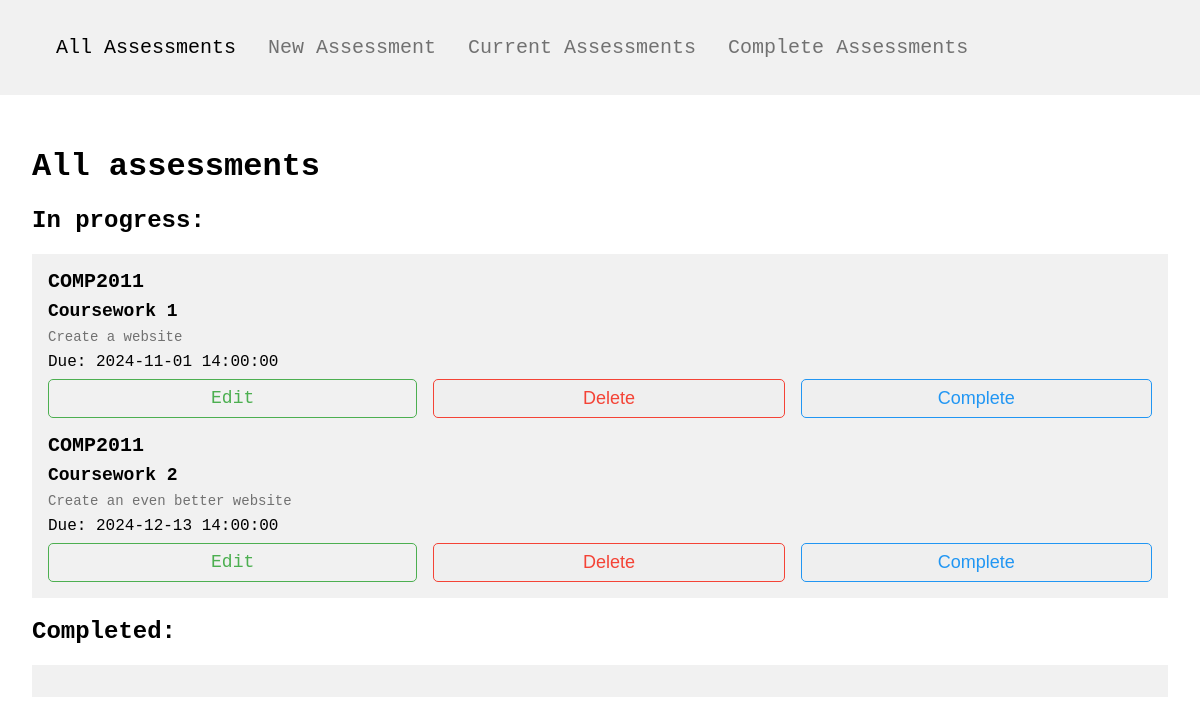
Before: / with the older database file.
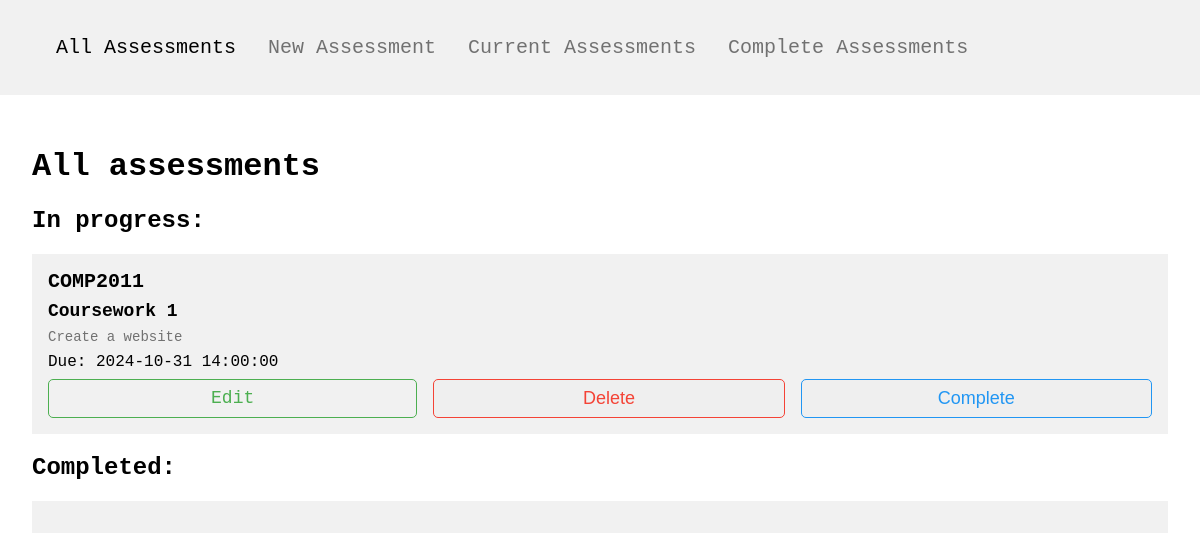
After: the same page with the newer database file.
### app/models.py (models this page shows)
class Assessment(db.Model):
    id = db.Column(db.Integer, primary_key=True)
    title = db.Column(db.String(500))
    description = db.Column(db.String(500))
    due_date = db.Column(db.DateTime)
    completed = db.Column(db.Boolean)
    module_code = db.Column(db.String(10))

### app/views.py (the view)
@app.route('/')
def index():
    completed = db.session.query(models.Assessment).filter_by(completed=True).all()
    current = db.session.query(models.Assessment).filter_by(completed=False).all()
    return render_template('index.html', completed=completed, current=current, title="Home")

### app/templates/index.html (shortened to what this page needs)
{% extends "layout.html" %}
{% block nav_index %}header-link-active{% endblock %}
{% block content %}
    <h1>All assessments</h1>
    <h2>In progress:</h2>
    <div class="assessment-container">
        {% for assessment in current %}
            {% with assessment=assessment %}
                {% include 'components/assessment.html' %}
            {% endwith %}
        {% endfor %}
    </div>
    <h2>Completed:</h2>
    <div class="assessment-container">
    </div>
{% endblock %}

### app/templates/layout.html (shortened to what this page needs)
<!DOCTYPE html>
<html>
    <head>
        <link rel="stylesheet" href="{{ url_for('static', filename='styles.css')}}">
    </head>
    <body>
        <div class="header">
            <ul class="header-list">
                <li><a href="/" class="{% block nav_index %}{% endblock %}">All Assessments</a></li>
                <li><a href="/new" class="{% block nav_new %}{% endblock %}">New Assessment</a></li>
                <li><a href="/current" class="{% block nav_current %}{% endblock %}">Current Assessments</a></li>
                <li><a href="/complete" class="{% block nav_complete %}{% endblock %}">Complete Assessments</a></li>
            </ul>
        </div>
        <div class="content">
            {% block content %}{% endblock %}
        </div>
    </body>
</html>

### app/templates/components/assessment.html
<div class="assessment">
    <h3>{{ assessment.module_code }}</h3>
    <h4>{{ assessment.title }}</h4>
    <p class="assessment-description">{{ assessment.description }}</p>
    <p class="assessment-date">Due: {{ assessment.due_date }}</p>
    <span class="assessment-link-container">
        <a href="/edit/{{ assessment.id }}" class="assessment-link assessment-link-edit">Edit</a>
        <form method="POST" action="/delete/{{ assessment.id }}">
            <button class="assessment-link assessment-link-delete">Delete</button>
        </form>
        {% if assessment.completed %}
            <form action="/uncomplete/{{ assessment.id }}" method="POST">
                <button class="assessment-link assessment-link-complete">Uncomplete</button>
            </form>
        {% else %}
            <form action="/complete/{{ assessment.id }}" method="POST">
                <button class="assessment-link assessment-link-complete">Complete</button>
            </form>
        {% endif %}
    </span>
</div>

### app/static/styles.css (style rules this page uses)
body { margin: 0; font-family: "Lucida Console", monospace; }
.header { background-color: #f1f1f1; text-align: center; padding: 1rem; }
.header-list { list-style-type: none; display: flex; gap: 2rem; font-size: 20px; }
.header-list a { text-decoration: none; color: #717171; }
.header-link-active { color: black !important; }
.content { padding: 2rem; }
.assessment-container { display: flex; flex-direction: column; background-color: #f1f1f1; padding: 1rem; gap: 1rem; }
.assessment { display: flex; gap: .5rem; flex-direction: column; }
.assessment * { margin: 0; }
.assessment h3 { font-size: 20px; }
.assessment h4 { font-size: 18px; }
.assessment-description { font-size: 14px; color: #717171; }
.assessment-date { font-weight: 500; }
.assessment-link-container { display: flex; gap: 1rem; }
.assessment-link-container form { width: 100%; }
.assessment-link { text-decoration: none; text-align: center; width: 100%; padding: .5rem; border-radius: 5px; border-style: solid; border-width: 1px; font-size: 18px; cursor: pointer; }
.assessment-link-edit { color: #4CAF50; border-color: #4CAF50; }
.assessment-link-delete { color: #f44336; border-color: #f44336; }
.assessment-link-complete { color: #2196F3; border-color: #2196F3; }

Changed rows visible on the page:
removed Assessment: module_code "COMP2011", title "Coursework 2", description "Create an even better website", due_date "2024-12-13 14:00:00"
changed Assessment "COMP2011": due_date "2024-11-01 14:00:00" → "2024-10-31 14:00:00"
